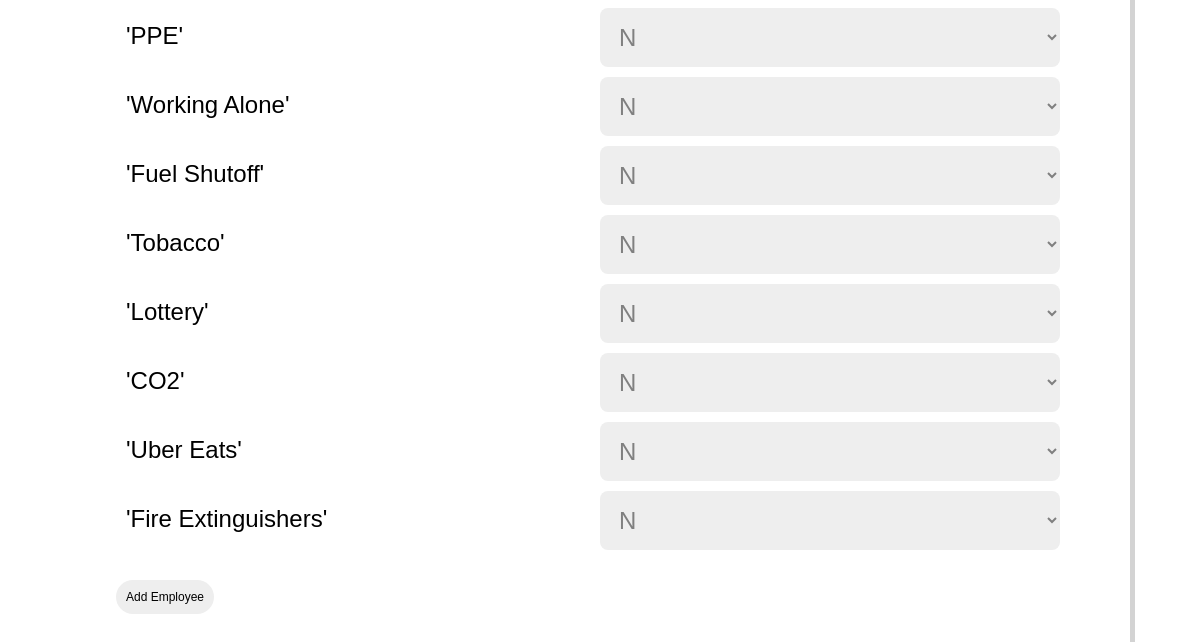
Before: /addemployee (signed in, lower part) with the older database file.
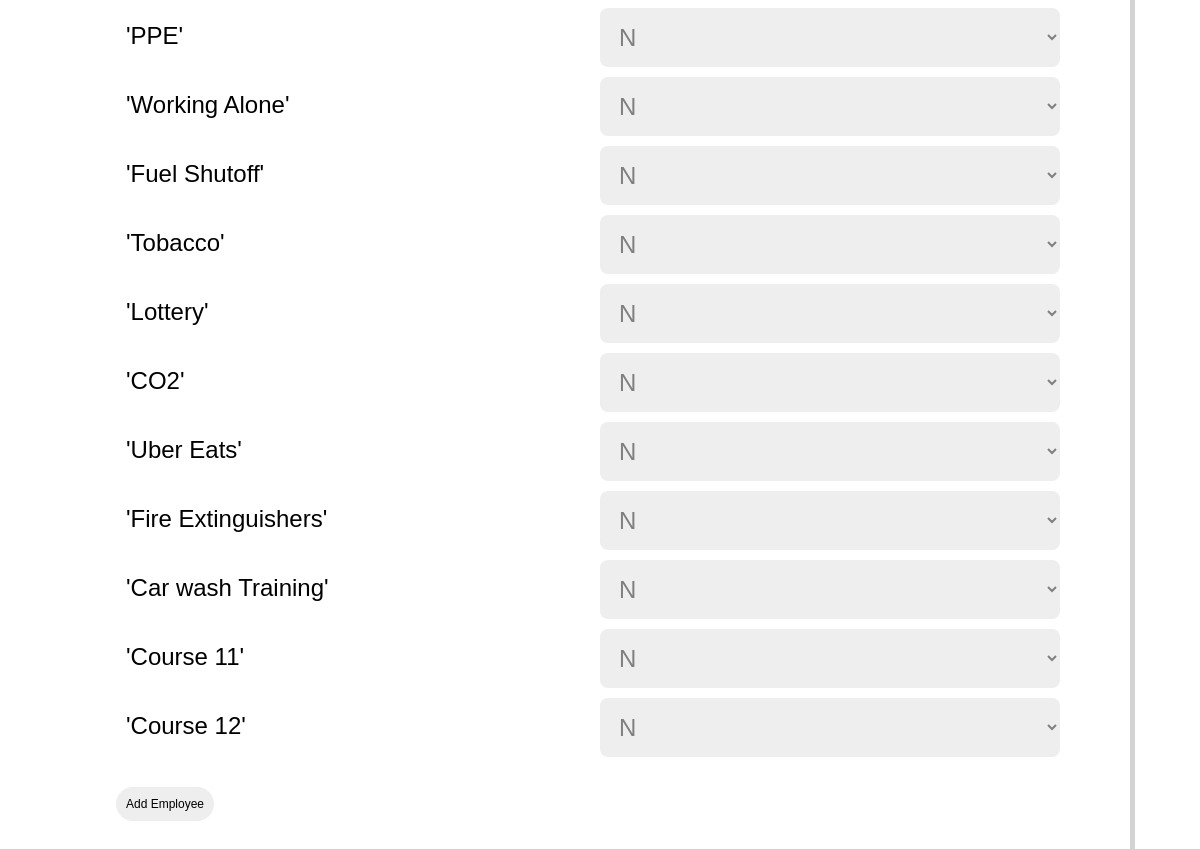
After: the same page with the newer database file.
### flaskblog/__init__.py (models this page shows)
class Course(db.Model):
    id = db.Column(db.Integer(), primary_key=True)
    name = db.Column(db.String(100), nullable=False)
    def __str__(self):
        return '%r' % (self.name)

### flaskblog/routes.py (the view, shortened to what this page needs)
@app.route("/addemployee", methods=['GET', 'POST'])
@login_required
def addemployee():
    form = EmployeeForm()
    course = Course.query.all()
    return render_template('employee.html', title='Employee Information', form=form, course=course)

### flaskblog/templates/employee.html (shortened to what this page needs)
{% extends "layout.html" %}
{% block content%}
    <div   class="form-container">
    <form method = "POST" action  = "" enctype="multipart/form-data" class = "form-hrinfo">
         {% for course in course %}
            <div class = "formtitle"> {{  course }}  </div>
             <select class="form"name = "completed">
                <option value = "n">N</option>
            </select>
            {% endfor %}
            <div>
            {{form.submit(class_="hrbutton")}}
            </div>
    </form>
</div>
{% endblock content %}

Changed rows visible on the page:
added Course: name "'Car wash Training'"
added Course: name "'Course 11'"
added Course: name "'Course 12'"
